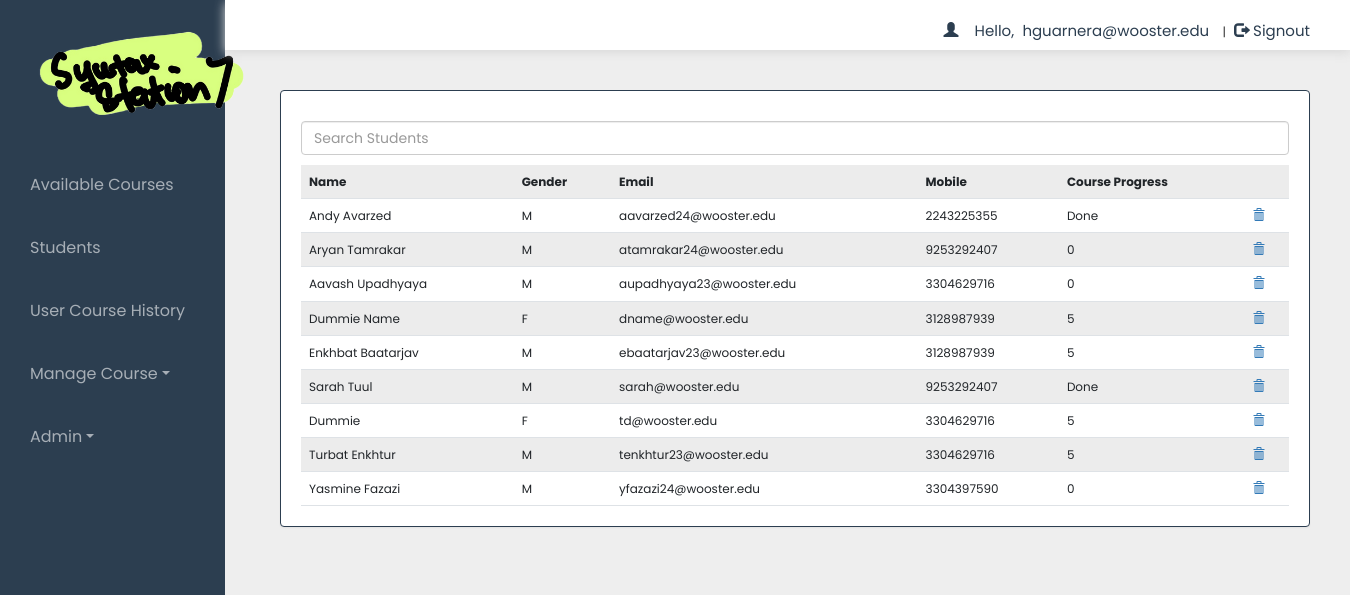
Screenshot of /dash.php?q=11 (signed in) with the database file from the repository.
### tables this page shows
CREATE TABLE `user` (
  `name` varchar(50) NOT NULL,
  `gender` varchar(5) NOT NULL,
  `email` varchar(50) NOT NULL,
  `mob` bigint(20) NOT NULL,
  `password` varchar(50) NOT NULL,
  `role` varchar(7) NOT NULL
);

CREATE TABLE `user_progress` (
  `moduleNum` tinyint(4) NOT NULL,
  `email` varchar(50) NOT NULL,
  `certificate` bit(1) NOT NULL,
  `date_completed` date DEFAULT NULL
);

### dash.php (the view, shortened to what this page needs)
<!DOCTYPE html>
<html>
<head>
    <link href="https://cdn.jsdelivr.net/npm/bootstrap@5.2.0-beta1/dist/css/bootstrap.min.css" rel="stylesheet">
    <link rel="stylesheet" href="css/bootstrap.min.css" />
    <link rel="stylesheet" href="css/bootstrap-theme.min.css" />
    <link rel="stylesheet" href="css/main.css">
    <link rel="stylesheet" href="css/font.css">
</head>
<?php
include_once 'dbConnection.php';
$email = $_SESSION['email'];
?>
<body>
    <div class="container-fluid">
        <div class="leftNavbar">
            <div class="row g-0 flex-nowrap">
                <div class="col-lg-2 col-sm-2 col-md-3 px-sm-0 px-0" style="background-color:#2c3e50;">
                    <div class="d-flex flex-column align-items-center align-items-sm-start px-0 mx-0 pt-2 text-white min-vh-100">
                        <a href="http://csweb.wooster.edu/" class="d-flex align-items-center pb-4 mb-md-0 me-md-auto text-white text-decoration-none">
                            <div class="logo">
                            <img src="./images/SSLogo.png" alt="" width="220" style="margin-bottom: 5px; margin-left: 20px; margin-top: 10px">
                            </div>
                        </a>
                        <ul class="nav-links px-3 mx-0">
                            <li class="nav-item" <?php if (@$_GET['q'] == 10) echo 'class="active"'; ?>>
                                <a href="dash.php?q=10">Available Courses<span class="sr-only">(current)</span></a>
                            </li>
                            <li class="nav-item" <?php if (@$_GET['q'] == 11) echo 'class="active"'; ?>>
                                <a href="dash.php?q=11">Students</a>
                            </li>
                            <li class="nav-item" <?php if (@$_GET['q'] == 13) echo 'class="active"'; ?>>
                                <a href="dash.php?q=13">User Course History</a>
                            </li>
                            <li class="dropdown nav-item <?php if (@$_GET['q'] == 4 || @$_GET['q'] == 5) echo 'active'; ?>">
                                <a href="#" class="dropdown-toggle" data-toggle="dropdown" role="button" aria-haspopup="true" aria-expanded="false">Manage Course</a>
                            </li>
                            <li class="dropdown nav-item <?php if (@$_GET['q'] == 8 || @$_GET['q'] == 9) echo 'active'; ?>">
                                <a href="#" class="dropdown-toggle" data-toggle="dropdown" role="button" aria-haspopup="true" aria-expanded="false">Admin</a>
                            </li>
                        </ul>
                    </div>
                </div>
                <div class="container col-lg-10" style="padding: 0 !important; margin: 0 !important;">
                    <div class="header admin" style="height: 50px;">
                        <div class="px-5" style="background-color:#FFFFFF;">
                            <?php
                            if (!(isset($_SESSION['email']))) {
                                header("location:index.php");
                            } else {
                                echo '<span class="pull-right top title1" ><span class="log1"><span class="glyphicon glyphicon-user" aria-hidden="true"></span>&nbsp;&nbsp;&nbsp;&nbsp;Hello,</span> <a href="dash.php" class="log log1">' . $email . '</a>&nbsp;|&nbsp;<a href="logout.php?q=dash.php" class="log"><span class="glyphicon glyphicon-log-out" aria-hidden="true"></span>&nbsp;Signout</button></a></span>';
                            }
                            ?>
                        </div>
                    </div>
                    <div class="bg">
                        <div class="container ">
                            <div class="row">
                                <div class="col-lg-12 ">
                                    <?php if (@$_GET['q'] == 11) {
                                        $result = mysqli_query($con, "SELECT * FROM user") or die('Error');
                                        echo  '
                                            <div class="panel">
                                            <input id="studentSearch" type="text" placeholder="Search Students" class="form-control my-3" />
                                                <table class="table table-striped title1">
                                                    <tr>
                                                        <td>
                                                            <b>Name</b>
                                                        </td>
                                                        <td>
                                                            <b>Gender</b>
                                                        </td>
                                                        <td>
                                                            <b>Email</b>
                                                        </td>
                                                        <td>
                                                            <b>Mobile</b>
                                                        </td>
                                                        <td>
                                                            <b>Course Progress</b>
                                                        </td>
                                                        <td></td>
                                                    </tr>';
                                        while ($row = mysqli_fetch_array($result)) {
                                            $name = $row['name'];
                                            $mob = $row['mob'];
                                            $gender = $row['gender'];
                                            $email = $row['email'];
                                            $role = $row['role'];
                                            $moduleLevel = mysqli_query($con, "SELECT moduleNum FROM user_progress WHERE email='$email'");
                                            $moduleProgress = mysqli_fetch_assoc($moduleLevel);
                                            $totalModules = mysqli_query($con, "SELECT COUNT(*) FROM modules");
                                            $total = mysqli_fetch_assoc($totalModules);
                                            $progress = ($moduleProgress["moduleNum"] == $total["COUNT(*)"]) ? "Done" : $moduleProgress["moduleNum"];
                                            if ($role == "Student") {
                                                echo
                                                '<tr>
                                                    <td>' . $name . '</td>
                                                    <td>' . $gender . '</td>
                                                    <td>' . $email . '</td>
                                                    <td>' . $mob . '</td>
                                                    <td>' . $progress . '</td>
                                                    <td>
                                                        <a title="Delete User" href="update.php?role=student&demail=' . $email . '">
                                                            <b>
                                                                <span class="glyphicon glyphicon-trash" aria-hidden="true"></span>
                                                            </b>
                                                        </a>
                                                    </td>
                                                </tr>';
                                            }
                                        }
                                        echo
                                        '</table>
                                        </div>
                                        ';
                                    } ?>
                                </div>
                            </div>
                        </div>
                    </div>
                </div>
            </div>
</body>
</html>

### css/main.css (style rules this page uses)
* { margin: 0; padding: 0; box-sizing: border-box; }
html { width: 100%; height: 100%; }
body { overflow-x:hidden; height: 100%; width:100%; font-size: 12px !important; font-family: "Poppins", sans-serif; background:#eee; min-height:550px; background-attachment:fixed; }
.bg { min-height:540px; }
.panel { border-color:#2c3e50; margin:40px; padding:20px; }
.header { background: #ffffff; height:100px; width: 100%; box-shadow: 0px 3px 10px rgb(218, 218, 218); }
.logo { font-size:35px; color:#ffbb33; margin:15px; }
ul { width: 100%; }
.nav-item { display: flex; align-items: center; font-size: 16px; list-style: none; padding: 20px 0; }
.nav-item a { width: 100%; color: rgba(255, 255, 255, 0.583); padding: 0px 20px; text-decoration: none; }
.top { margin-top:20px; }
.log1 { color:#2c3e50; margin-left:11px; font-size: 15px }
.log { margin:10px; margin-left:5px; color: #2c3e50; text-decoration:none; font-size:20px; font-size:15px; }

### rows the page displays
user: name "Andy Avarzed", gender "M", email "aavarzed24@wooster.edu", mob "2243225355", progress "Done"
user: name "Aryan Tamrakar", gender "M", email "atamrakar24@wooster.edu", mob "9253292407", user_progress.moduleNum "0"
user: name "Aavash Upadhyaya", gender "M", email "aupadhyaya23@wooster.edu", mob "3304629716", user_progress.moduleNum "0"
user: name "Dummie Name", gender "F", email "dname@wooster.edu", mob "3128987939", user_progress.moduleNum "5"
user: name "Enkhbat Baatarjav", gender "M", email "ebaatarjav23@wooster.edu", mob "3128987939", user_progress.moduleNum "5"
user: name "Sarah Tuul", gender "M", email "sarah@wooster.edu", mob "9253292407", progress "Done"
user: name "Dummie", gender "F", email "td@wooster.edu", mob "3304629716", user_progress.moduleNum "5"
user: name "Turbat Enkhtur", gender "M", email "tenkhtur23@wooster.edu", mob "3304629716", user_progress.moduleNum "5"
user: name "Yasmine Fazazi", gender "M", email "yfazazi24@wooster.edu", mob "3304397590", user_progress.moduleNum "0"

### other values shown
$email "hguarnera@wooster.edu"
